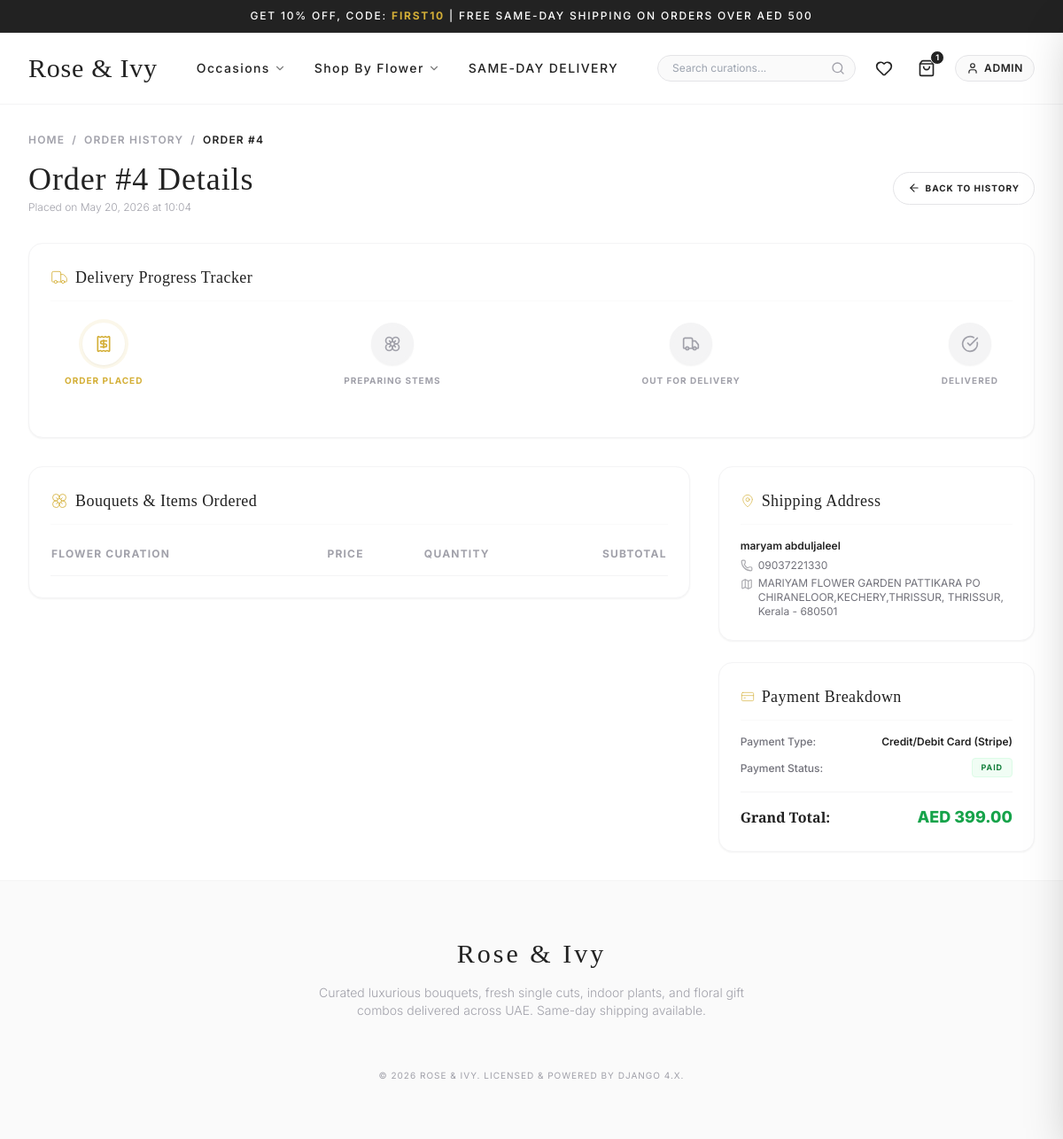
Page /orders/detail/4/ (signed in) on the committed database.
### orders/models.py (models this page shows, shortened)
class Order(models.Model):
    ORDER_STATUS = (
        ('Pending', 'Pending'),
        ('Processing', 'Processing'),
        ('Shipped', 'Shipped'),
        ('Delivered', 'Delivered'),
    )
    PAYMENT_STATUS = (
        ('UNPAID', 'Unpaid'),
        ('PAID', 'Paid'),
        ('COD_PENDING', 'COD Pending'),
        ('FAILED', 'Failed'),
    )
    PAYMENT_METHODS = (
        ('STRIPE', 'Credit/Debit Card (Stripe)'),
        ('RAZORPAY', 'UPI/Net Banking (Razorpay)'),
        ('COD', 'Cash on Delivery'),
        ('WALLET', 'Wallet / Store Credit'),
    )
    user = models.ForeignKey(User, on_delete=models.CASCADE, related_name='orders')
    address = models.ForeignKey(Address, on_delete=models.SET_NULL, null=True, blank=True)
    total = models.DecimalField(max_digits=10, decimal_places=2)
    coupon = models.ForeignKey(Coupon, on_delete=models.SET_NULL, null=True, blank=True)
    discount_amount = models.DecimalField(max_digits=10, decimal_places=2, default=0.00)
    payment_method = models.CharField(max_length=20, choices=PAYMENT_METHODS)
    payment_status = models.CharField(max_length=20, choices=PAYMENT_STATUS, default='UNPAID')
    order_status = models.CharField(max_length=20, choices=ORDER_STATUS, default='Pending')
    gateway_order_id = models.CharField(max_length=100, blank=True, null=True)
    created_at = models.DateTimeField(auto_now_add=True)
    class Meta:
        ordering = ['-created_at']

### accounts/models.py (models this page shows, shortened)
class Address(models.Model):
    user = models.ForeignKey(User, on_delete=models.CASCADE, related_name='addresses')
    full_name = models.CharField(max_length=100)
    phone = models.CharField(max_length=15)
    street = models.CharField(max_length=255)
    city = models.CharField(max_length=100)
    state = models.CharField(max_length=100)
    pincode = models.CharField(max_length=10)
    is_default = models.BooleanField(default=False)
    class Meta:
        verbose_name_plural = "Addresses"

### orders/views.py (the view)
# urls.py: path('detail/<int:order_id>/', views.order_detail_view, name='order_detail'),
@login_required
def order_detail_view(request, order_id):
    order = get_object_or_404(Order, pk=order_id, user=request.user)
    items = order.items.all().select_related('product')
    return render(request, 'orders/order_detail.html', {'order': order, 'items': items})

### templates/orders/order_detail.html (shortened to what this page needs)
{% extends 'base.html' %}
{% load static %}
{% block content %}
<div class="mb-8 select-none">
    <nav class="flex text-xs uppercase tracking-widest text-zinc-400 gap-2 mb-4 font-semibold">
        <a href="{% url 'store:home' %}" class="hover:text-brandGold transition-colors">Home</a>
        <span>/</span>
        <a href="{% url 'orders:order_history' %}" class="hover:text-brandGold transition-colors">Order History</a>
        <span>/</span>
        <span class="text-brandCharcoal">Order #{{ order.id }}</span>
    </nav>
    <div class="flex flex-wrap justify-between items-center gap-4">
        <div>
            <h1 class="font-serif text-3xl md:text-4xl font-medium text-brandCharcoal tracking-wide mb-1">Order #{{ order.id }} Details</h1>
            <p class="text-zinc-400 text-xs font-light">Placed on {{ order.created_at|date:"M d, Y \a\t H:i" }}</p>
        </div>
        <a href="{% url 'orders:order_history' %}" class="inline-flex items-center gap-1.5 border border-zinc-200 hover:bg-zinc-50 transition-colors text-[10px] font-bold uppercase tracking-widest px-4 py-2.5 rounded-full">
            <i data-lucide="arrow-left" class="w-3.5 h-3.5"></i> Back to History
        </a>
    </div>
</div>
<div class="bg-white border border-zinc-100 p-6 rounded-2xl shadow-sm mb-8 select-none">
    <h3 class="font-serif text-lg font-medium text-brandCharcoal tracking-wide flex items-center gap-2 mb-6 border-b border-zinc-50 pb-3">
        <i data-lucide="truck" class="w-5 h-5 text-brandGold stroke-1"></i> Delivery Progress Tracker
    </h3>
    {% with status=order.order_status %}
    <div class="relative flex items-center justify-between w-full mt-6 mb-8 px-4">
        <div class="absolute top-[22px] left-0 right-0 h-1 bg-zinc-100 -z-10"></div>
        <div class="flex flex-col items-center text-center">
            <div class="w-12 h-12 rounded-full border-4 border-white shadow-sm flex items-center justify-center transition-all duration-300
                {% if status == 'Pending' %}bg-white border-brandGold text-brandGold ring-4 ring-brandGold/10
                {% else %}bg-brandGold text-white{% endif %}">
                <i data-lucide="receipt" class="w-5 h-5"></i>
            </div>
            <span class="text-[10px] uppercase tracking-widest font-bold mt-2.5
                {% if status == 'Pending' %}text-brandGold{% else %}text-brandCharcoal{% endif %}">Order Placed</span>
        </div>
        <div class="flex flex-col items-center text-center">
            <div class="w-12 h-12 rounded-full border-4 border-white shadow-sm flex items-center justify-center transition-all duration-300
                {% if status == 'Processing' %}bg-white border-brandGold text-brandGold ring-4 ring-brandGold/10
                {% elif status == 'Shipped' or status == 'Delivered' %}bg-brandGold text-white
                {% else %}bg-zinc-100 border-zinc-100 text-zinc-400{% endif %}">
                <i data-lucide="flower" class="w-5 h-5"></i>
            </div>
            <span class="text-[10px] uppercase tracking-widest font-bold mt-2.5
                {% if status == 'Processing' %}text-brandGold
                {% elif status == 'Shipped' or status == 'Delivered' %}text-brandCharcoal
                {% else %}text-zinc-400{% endif %}">Preparing stems</span>
        </div>
        <div class="flex flex-col items-center text-center">
            <div class="w-12 h-12 rounded-full border-4 border-white shadow-sm flex items-center justify-center transition-all duration-300
                {% if status == 'Shipped' %}bg-white border-brandGold text-brandGold ring-4 ring-brandGold/10
                {% elif status == 'Delivered' %}bg-brandGold text-white
                {% else %}bg-zinc-100 border-zinc-100 text-zinc-400{% endif %}">
                <i data-lucide="truck" class="w-5 h-5"></i>
            </div>
            <span class="text-[10px] uppercase tracking-widest font-bold mt-2.5
                {% if status == 'Shipped' %}text-brandGold
                {% elif status == 'Delivered' %}text-brandCharcoal
                {% else %}text-zinc-400{% endif %}">Out for delivery</span>
        </div>
        <div class="flex flex-col items-center text-center">
            <div class="w-12 h-12 rounded-full border-4 border-white shadow-sm flex items-center justify-center transition-all duration-300
                {% if status == 'Delivered' %}bg-brandGold text-white
                {% else %}bg-zinc-100 border-zinc-100 text-zinc-400{% endif %}">
                <i data-lucide="check-circle" class="w-5 h-5"></i>
            </div>
            <span class="text-[10px] uppercase tracking-widest font-bold mt-2.5
                {% if status == 'Delivered' %}text-brandGold{% else %}text-zinc-400{% endif %}">Delivered</span>
        </div>
    </div>
    {% endwith %}
</div>
<div class="grid grid-cols-1 lg:grid-cols-3 gap-8 items-start">
    <div class="lg:col-span-2 space-y-6">
        <div class="bg-white border border-zinc-100 p-6 rounded-2xl shadow-sm select-none">
            <h3 class="font-serif text-lg font-medium text-brandCharcoal tracking-wide flex items-center gap-2 mb-6 border-b border-zinc-50 pb-3">
                <i data-lucide="flower" class="w-5 h-5 text-brandGold stroke-1"></i> Bouquets & Items Ordered
            </h3>
            <div class="overflow-x-auto">
                <table class="w-full text-left border-collapse text-xs">
                    <thead>
                        <tr class="border-b border-zinc-100 font-bold uppercase tracking-widest text-zinc-400">
                            <th class="pb-4">Flower Curation</th>
                            <th class="pb-4 text-center">Price</th>
                            <th class="pb-4 text-center">Quantity</th>
                            <th class="pb-4 text-end">Subtotal</th>
                        </tr>
                    </thead>
                </table>
            </div>
        </div>
    </div>
    <div class="space-y-6">
        <div class="bg-white border border-zinc-100 p-6 rounded-2xl shadow-sm select-none">
            <h3 class="font-serif text-lg font-medium text-brandCharcoal tracking-wide flex items-center gap-2 mb-4 border-b border-zinc-50 pb-3">
                <i data-lucide="map-pin" class="w-4 h-4 text-brandGold stroke-1"></i> Shipping Address
            </h3>
            {% if order.address %}
                <h4 class="font-semibold text-brandCharcoal text-xs mb-1.5">{{ order.address.full_name }}</h4>
                <p class="text-xs text-zinc-500 mb-1 pl-0 flex items-center gap-1.5"><i data-lucide="phone" class="w-3.5 h-3.5 opacity-60"></i> {{ order.address.phone }}</p>
                <p class="text-xs text-zinc-500 pl-0 flex items-start gap-1.5"><i data-lucide="map" class="w-3.5 h-3.5 opacity-60 mt-0.5 flex-shrink-0"></i> <span>{{ order.address.street }}, {{ order.address.city }}, {{ order.address.state }} - {{ order.address.pincode }}</span></p>
            {% else %}
                <p class="text-xs text-red-500 font-semibold pl-0 flex items-center gap-1.5"><i data-lucide="alert-circle" class="w-4 h-4"></i> Shipping details removed.</p>
            {% endif %}
        </div>
        <div class="bg-white border border-zinc-100 p-6 rounded-2xl shadow-sm select-none space-y-4">
            <h3 class="font-serif text-lg font-medium text-brandCharcoal tracking-wide flex items-center gap-2 border-b border-zinc-50 pb-3">
                <i data-lucide="credit-card" class="w-4 h-4 text-brandGold stroke-1"></i> Payment Breakdown
            </h3>
            <div class="grid grid-cols-2 gap-2.5 text-xs">
                <span class="text-zinc-500 font-medium">Payment Type:</span>
                <span class="text-right text-brandCharcoal font-semibold">{{ order.get_payment_method_display }}</span>
                <span class="text-zinc-500 font-medium mt-1">Payment Status:</span>
                <div class="text-right">
                    <span class="inline-block text-[9px] uppercase tracking-widest font-bold {% if order.payment_status == 'PAID' %}bg-green-50 text-green-700 border border-green-100{% else %}bg-yellow-50 text-yellow-700 border border-yellow-100{% endif %} py-0.5 px-2.5 rounded">
                        {{ order.get_payment_status_display }}
                    </span>
                </div>
            </div>
            <div class="border-t border-zinc-100 pt-3.5 flex justify-between items-baseline">
                <span class="font-serif text-base font-semibold text-brandCharcoal">Grand Total:</span>
                <span class="font-sans font-extrabold text-lg text-green-600">AED {{ order.total }}</span>
            </div>
        </div>
    </div>
</div>
{% endblock %}

### templates/base.html (shortened to what this page needs)
{% load static %}
<!DOCTYPE html>
<html lang="en">
<head>
    <script src="https://cdn.tailwindcss.com"></script>
</head>
<body class="bg-brandWhite text-brandCharcoal font-sans min-h-screen flex flex-col antialiased">
    <div class="bg-brandCharcoal text-white text-[10px] md:text-xs tracking-[0.15em] font-medium py-2.5 text-center px-4 uppercase select-none border-b border-white/5">
        GET 10% OFF, CODE: <span class="text-brandGold font-bold">FIRST10</span> | FREE SAME-DAY SHIPPING ON ORDERS OVER AED 500
    </div>
    <header class="sticky top-0 bg-white/95 backdrop-blur-md z-40 border-b border-zinc-100 transition-all">
        <div class="max-w-7xl mx-auto px-4 sm:px-6 lg:px-8 h-20 flex items-center justify-between">
            <a href="{% url 'store:home' %}" class="flex items-center gap-2 group">
                <span class="font-serif text-2xl md:text-3xl font-medium tracking-wide text-brandCharcoal transition-colors hover:text-brandGold">
                    Rose & Ivy
                </span>
            </a>
            <nav class="hidden lg:flex items-center gap-8 font-medium text-sm tracking-widest text-brandCharcoal uppercase">
                <div class="relative group py-4">
                    <button class="flex items-center gap-1 hover:text-brandGold transition-colors nav-hover-line">
                        Occasions <i data-lucide="chevron-down" class="w-3.5 h-3.5 opacity-60"></i>
                    </button>
                </div>
                <div class="relative group py-4">
                    <button class="flex items-center gap-1 hover:text-brandGold transition-colors nav-hover-line">
                        Shop By Flower <i data-lucide="chevron-down" class="w-3.5 h-3.5 opacity-60"></i>
                    </button>
                </div>
                <a href="{% url 'store:product_list' %}" class="hover:text-brandGold transition-colors nav-hover-line py-4">
                    Same-Day Delivery
                </a>
            </nav>
            <div class="flex items-center gap-4">
                <form action="{% url 'store:product_list' %}" method="GET" class="relative hidden sm:flex items-center">
                    <input type="search" placeholder="Search curations..." name="q" value="{{ request.GET.q|default:'' }}"
                           class="w-48 lg:w-56 bg-zinc-50 text-xs border border-zinc-200 rounded-full py-1.5 pl-4 pr-10 focus:outline-none focus:border-brandGold focus:bg-white transition-all text-brandCharcoal">
                    <button type="submit" class="absolute right-3 text-zinc-400 hover:text-brandGold">
                        <i data-lucide="search" class="w-4 h-4"></i>
                    </button>
                </form>
                <a href="{% url 'store:wishlist' %}" class="text-brandCharcoal hover:text-brandGold p-1.5 transition-colors relative" title="Wishlist">
                    <i data-lucide="heart" class="w-5 h-5"></i>
                </a>
                <button onclick="openCartDrawer()" class="text-brandCharcoal hover:text-brandGold p-1.5 transition-colors relative" title="Shopping Bag">
                    <i data-lucide="shopping-bag" class="w-5 h-5"></i>
                    <span id="cart-badge" class="absolute -top-1 -right-1 bg-brandCharcoal text-white text-[9px] font-bold rounded-full w-4 h-4 flex items-center justify-center border border-white">
                        {{ cart_total_items|default:0 }}
                    </span>
                </button>
                {% if user.is_authenticated %}
                    <div class="relative group">
                        <button class="flex items-center gap-1.5 text-xs tracking-wider uppercase font-semibold text-brandCharcoal hover:text-brandGold border border-zinc-200 rounded-full px-3 py-1.5 bg-zinc-50">
                            <i data-lucide="user" class="w-3.5 h-3.5"></i>
                            <span class="max-w-[70px] truncate hidden md:inline">{{ user.username }}</span>
                        </button>
                    </div>
                {% endif %}
            </div>
        </div>
    </header>
    <main class="flex-grow py-8 max-w-7xl mx-auto px-4 sm:px-6 lg:px-8 w-full">
        {% block content %}{% endblock %}
    </main>
    <footer class="bg-zinc-50 border-t border-zinc-100 py-16 mt-auto select-none">
        <div class="max-w-7xl mx-auto px-4 sm:px-6 lg:px-8 text-center">
            <h5 class="font-serif text-3xl text-brandCharcoal tracking-widest mb-4">Rose & Ivy</h5>
            <p class="text-zinc-400 text-xs md:text-sm max-w-lg mx-auto font-light leading-relaxed mb-6">
                Curated luxurious bouquets, fresh single cuts, indoor plants, and floral gift combos delivered across UAE. Same-day shipping available.
            </p>
            <p class="text-zinc-400 text-[10px] tracking-widest uppercase mb-0">&copy; {% now "Y" %} Rose & Ivy. Licensed & Powered by Django 4.x.</p>
        </div>
    </footer>
</body>
</html>

### rows in the picture
Order: id "4", created_at "May 20, 2026 at 10:04", address.full_name "maryam abduljaleel", address.phone "09037221330", address.street "MARIYAM FLOWER GARDEN PATTIKARA PO CHIRANELOOR,KECHERY,THRISSUR", address.city "THRISSUR", address.state "Kerala", address.pincode "680501", payment_method "Credit/Debit Card (Stripe)", payment_status "PAID", total "399.00"

### other values in the picture
{{ cart_total_items|default:0 }} "1"
{{ user.username }} "ADMIN"
